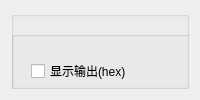
     <widget class="QWidget" name="tab_5">
      <attribute name="title">
       <string>底层数据流</string>
      </attribute>
      <layout class="QGridLayout" name="gridLayout_7">
       <item row="0" column="0">
        <widget class="QGroupBox" name="groupBox_2">
         <property name="title">
          <string/>
         </property>
         <widget class="QTextBrowser" name="textBrowser_5">
          <property name="geometry">
           <rect>
            <x>350</x>
            <y>30</y>
            <width>611</width>
            <height>591</height>
           </rect>
          </property>
         </widget>
         <widget class="QLabel" name="label">
          <property name="geometry">
           <rect>
            <x>350</x>
            <y>10</y>
            <width>171</width>
            <height>21</height>
           </rect>
          </property>
          <property name="text">
           <string>通信数据流（16进制）</string>
          </property>
         </widget>
         <widget class="QGroupBox" name="groupBox_4">
          <property name="geometry">
           <rect>
            <x>0</x>
            <y>20</y>
            <width>341</width>
            <height>391</height>
           </rect>
          </property>
          <property name="title">
           <string/>
          </property>
          <widget class="QWidget" name="verticalLayoutWidget">
           <property name="geometry">
            <rect>
             <x>20</x>
             <y>0</y>
             <width>301</width>
             <height>201</height>
            </rect>
           </property>
           <layout class="QVBoxLayout" name="verticalLayout_2">
            <item>
             <widget class="QCheckBox" name="checkBox_5_DisplayOutput">
              <property name="acceptDrops">
               <bool>false</bool>
              </property>
              <property name="text">
               <string>显示输出(hex)</string>
              </property>
              <property name="checkable">
               <bool>true</bool>
              </property>
              <property name="checked">
               <bool>false</bool>
              </property>
              <property name="tristate">
               <bool>false</bool>
              </property>
             </widget>
            </item>
            <item>
             <widget class="QCheckBox" name="checkBox_5_DisplayInput">
              <property name="enabled">
               <bool>true</bool>
              </property>
              <property name="tabletTracking">
               <bool>false</bool>
              </property>
              <property name="acceptDrops">
               <bool>false</bool>
              </property>
              <property name="text">
               <string>显示输入(hex)</string>
              </property>
              <property name="checked">
               <bool>true</bool>
              </property>
              <property name="tristate">
               <bool>false</bool>
              </property>
             </widget>
            </item>
            <item>
             <widget class="QPushButton" name="pushButton_5_clear">
              <property name="text">
               <string>清除窗口</string>
              </property>
             </widget>
            </item>
           </layout>
          </widget>
          <widget class="QWidget" name="verticalLayoutWidget_2">
           <property name="geometry">
            <rect>
             <x>20</x>
             <y>220</y>
             <width>61</width>
             <height>81</height>
            </rect>
           </property>
           <layout class="QVBoxLayout" name="verticalLayout_4">
            <item>
             <widget class="QLabel" name="label_6">
              <property name="text">
               <string>已接收:</string>
              </property>
             </widget>
            </item>
            <item>
             <widget class="QLabel" name="label_7">
              <property name="text">
               <string>已发送:</string>
              </property>
             </widget>
            </item>
           </layout>
          </widget>
          <widget class="QTextBrowser" name="textBrowser_5_receive">
           <property name="geometry">
            <rect>
             <x>90</x>
             <y>220</y>
             <width>231</width>
             <height>31</height>
            </rect>
           </property>
          </widget>
          <widget class="QTextBrowser" name="textBrowser_5_send">
           <property name="geometry">
            <rect>
             <x>90</x>
             <y>270</y>
             <width>231</width>
             <height>31</height>
            </rect>
           </property>
          </widget>
          <widget class="QPushButton" name="pushButton">
           <property name="geometry">
            <rect>
             <x>20</x>
             <y>320</y>
             <width>301</width>
             <height>28</height>
            </rect>
           </property>
           <property name="text">
            <string>高级设置</string>
           </property>
          </widget>
         </widget>
         <widget class="QGroupBox" name="groupBox_6">
          <property name="geometry">
           <rect>
            <x>0</x>
            <y>400</y>
            <width>341</width>
            <height>221</height>
           </rect>
          </property>
          <property name="title">
           <string>数据保存</string>
          </property>
          <widget class="QPushButton" name="pushButton_5_SaveToCloudDB">
           <property name="geometry">
            <rect>
             <x>10</x>
             <y>130</y>
             <width>141</width>
             <height>28</height>
            </rect>
           </property>
           <property name="text">
            <string>保存到云数据库</string>
           </property>
          </widget>
          <widget class="QLabel" name="label_77">
           <property name="geometry">
            <rect>
             <x>0</x>
             <y>40</y>
             <width>72</width>
             <height>15</height>
            </rect>
           </property>
           <property name="text">
            <string>数据戳：</string>
           </property>
          </widget>
          <widget class="QLineEdit" name="lineEdit_5_DataFlag">
           <property name="geometry">
            <rect>
             <x>50</x>
             <y>70</y>
             <width>181</width>
             <height>21</height>
            </rect>
           </property>
          </widget>
          <widget class="QPushButton" name="pushButton_5_SaveToFile">
           <property name="geometry">
            <rect>
             <x>10</x>
             <y>180</y>
             <width>311</width>
             <height>28</height>
            </rect>
           </property>
           <property name="text">
            <string>保存到文件夹</string>
           </property>
          </widget>
          <widget class="QLabel" name="label_79">
           <property name="geometry">
            <rect>
             <x>10</x>
             <y>70</y>
             <width>51</width>
             <height>21</height>
            </rect>
           </property>
           <property name="text">
            <string>这是</string>
           </property>
          </widget>
          <widget class="QLabel" name="label_80">
           <property name="geometry">
            <rect>
             <x>240</x>
             <y>70</y>
             <width>91</width>
             <height>21</height>
            </rect>
           </property>
           <property name="text">
            <string>段数据</string>
           </property>
          </widget>
          <widget class="QLabel" name="label_81">
           <property name="geometry">
            <rect>
             <x>10</x>
             <y>100</y>
             <width>121</width>
             <height>21</height>
            </rect>
           </property>
           <property name="text">
            <string>添加数据戳注释:</string>
           </property>
          </widget>
          <widget class="QLineEdit" name="lineEdit_5_FlagExplain">
           <property name="geometry">
            <rect>
             <x>140</x>
             <y>100</y>
             <width>181</width>
             <height>21</height>
            </rect>
           </property>
          </widget>
          <widget class="QPushButton" name="pushButton_5_saveToLocalDB">
           <property name="geometry">
            <rect>
             <x>180</x>
             <y>130</y>
             <width>141</width>
             <height>28</height>
            </rect>
           </property>
           <property name="text">
            <string>保存到本地数据库</string>
           </property>
          </widget>
         </widget>
        </widget>
       </item>
      </layout>
     </widget>
